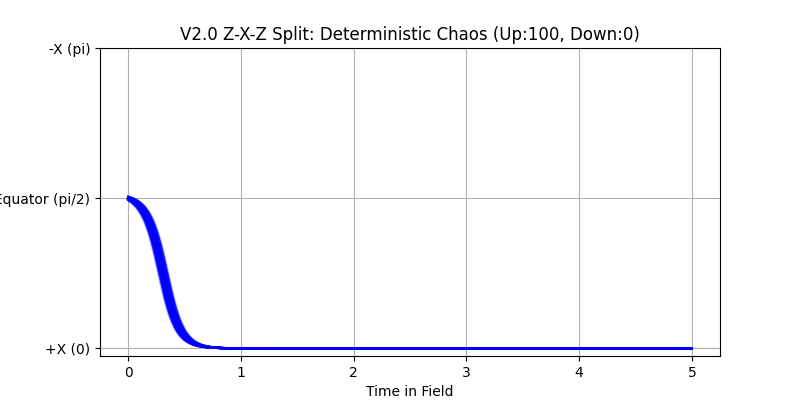

Generate this figure with Python:
import numpy as np
import matplotlib.pyplot as plt
import os

def simulate_zxz():
    print("Running V2.0 Z-X-Z Sequential Stern-Gerlach Simulation...")
    t = np.linspace(0, 5, 1000)
    dt = t[1] - t[0]
    A, B = 5.0, 0.5
    
    # 100 atoms entering exactly at the 90 degree equator (pi/2)
    plt.figure(figsize=(8, 4))
    np.random.seed(42)
    
    outcomes = {"Up": 0, "Down": 0}
    
    for _ in range(100):
        # Thermal/ZPF noise tips it fractionally off 90 degrees
        zpf_noise = np.random.normal(0, 0.01) 
        current = (np.pi / 2) + zpf_noise
        trajectory = [current]
        
        for _ in range(1, len(t)):
            d_theta = (-A * np.sin(2 * current) - B * np.sin(current)) * dt
            current += d_theta
            trajectory.append(current)
            
        plt.plot(t, trajectory, alpha=0.3, color="blue" if trajectory[-1] < np.pi/2 else "orange")
        if trajectory[-1] < np.pi/2:
            outcomes["Up"] += 1
        else:
            outcomes["Down"] += 1
            
    plt.title(f"V2.0 Z-X-Z Split: Deterministic Chaos (Up:{outcomes['Up']}, Down:{outcomes['Down']})")
    plt.ylabel("Vector Angle (Radians)")
    plt.xlabel("Time in Field")
    plt.yticks([0, np.pi/2, np.pi], ["+X (0)", "Z Equator (pi/2)", "-X (pi)"])
    plt.grid(True)
    
    save_path = os.path.join(os.path.dirname(__file__), "zxz_sequential.png")
    plt.savefig(save_path)
    print(f"Plot saved to {save_path}")

if __name__ == "__main__":
    simulate_zxz()
